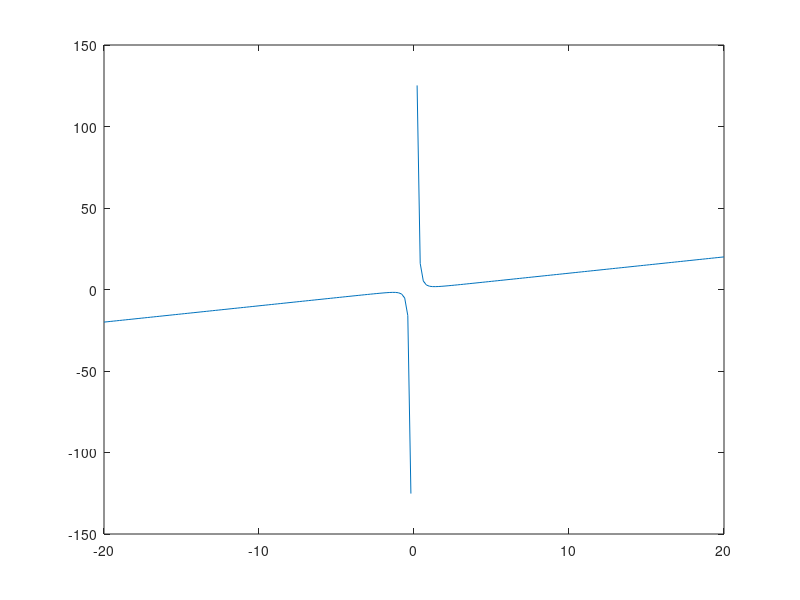

Write MATLAB code to recreate this figure.
% Octave Script
% Title		       :Función Inyectiva, Sobreyectiva, Biyectiva (Ejercicio_6)
% Correo         :urbanoorlando79@gmail.com
% Description	   :Script para determinar que tipo de función es dependiendo el dominio de la función
% Author	       :Orlando Urbano Trejo (Lando)
% Date		       :16_11_2021
% Version	       :1
% Usage		       :octave>path/Ejercicio_6
%		             :Requiere aplicación octave, usar linea de comandos
%		             :https://octaveintro.readthedocs.io/en/latest/index.html

clear
% Dominio de la función
x= -20:0.2:20
% Regla de correspondencia
fx= (x.^4+1)./(x.^3)
disp ('La función es inyectiva ya que ∀x,y∈D | f(x) = f(y) ⟹ x = y ');
% Plotear función
plot (x, fx)
